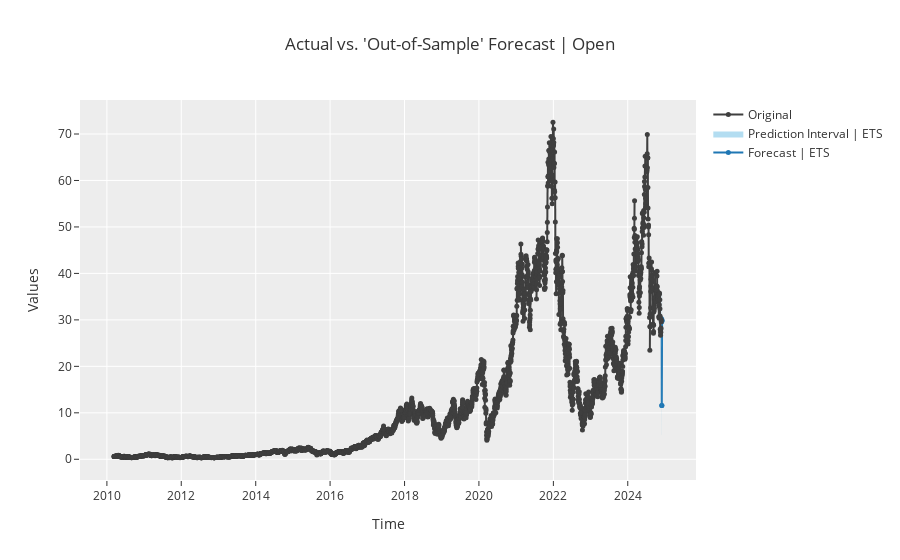

The code cell stored with this chart in its notebook:
### Code cell
# Plot the forecast
exp.plot_model(final_model, plot='forecast')
plt.show()

### Figure 1 — Plotly figure (JSON) as saved in the notebook; plotly's stock layout.template omitted (floating-point values rounded to 4 significant figures; data arrays with more than 128 entries replaced by an {"elided": "..."} marker saying what was removed)
{"data": [{"line": {"color": "#1f77b4"}, "marker": {"size": 5}, "mode": "lines+markers", "name": "Forecast | ETS", "showlegend": true, "type": "scatter", "x": ["2024-11-27T00:00:00", "2024-11-28T00:00:00", "2024-11-29T00:00:00", "2024-11-30T00:00:00", "2024-12-01T00:00:00", "2024-12-02T00:00:00", "2024-12-03T00:00:00"], "y": [29.68, 30.25, 29.59, 11.6, 11.6, 29.76, 29.92]}, {"line": {"width": 0}, "marker": {"color": "#68BBE3"}, "mode": "lines", "name": "Lower Interval", "showlegend": false, "type": "scatter", "x": ["2024-11-27T00:00:00", "2024-11-28T00:00:00", "2024-11-29T00:00:00", "2024-11-30T00:00:00", "2024-12-01T00:00:00", "2024-12-02T00:00:00", "2024-12-03T00:00:00"], "y": [24.13, 24.47, 23.89, 5.14, 5.331, 23.6, 23.9]}, {"fill": "tonexty", "fillcolor": "rgba(104,187,227,0.5)", "line": {"width": 0}, "marker": {"color": "#68BBE3"}, "mode": "lines", "name": "Prediction Interval | ETS", "showlegend": true, "type": "scatter", "x": ["2024-11-27T00:00:00", "2024-11-28T00:00:00", "2024-11-29T00:00:00", "2024-11-30T00:00:00", "2024-12-01T00:00:00", "2024-12-02T00:00:00", "2024-12-03T00:00:00"], "y": [35.83, 36.27, 35.16, 17.3, 17.49, 35.53, 36.15]}, {"marker": {"color": "#3f3f3f", "size": 5}, "mode": "lines+markers", "name": "Original", "showlegend": true, "type": "scatter", "x": {"elided": "5375 str values"}, "y": {"elided": "5375 float values"}}], "layout": {"showlegend": true, "title": {"text": "Actual vs. 'Out-of-Sample' Forecast | Open"}, "xaxis": {"title": {"text": "Time"}}, "yaxis": {"title": {"text": "Values"}}}}
